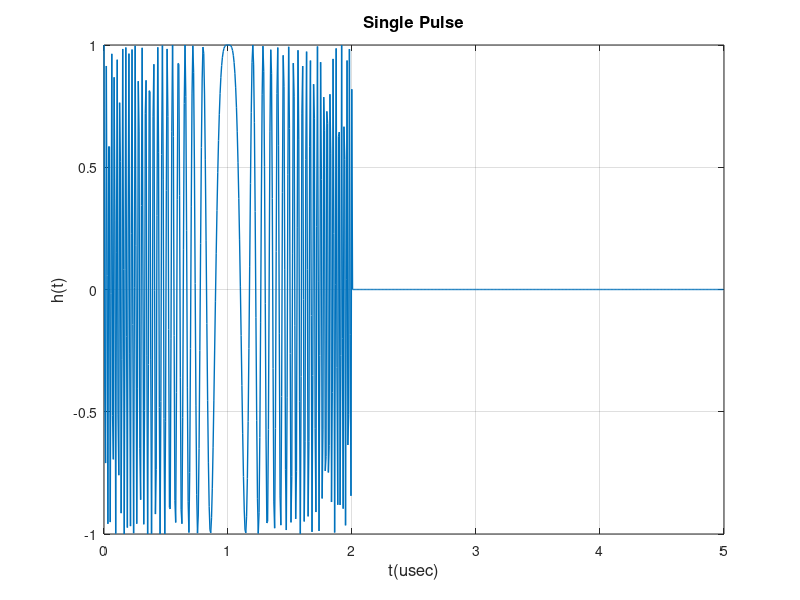
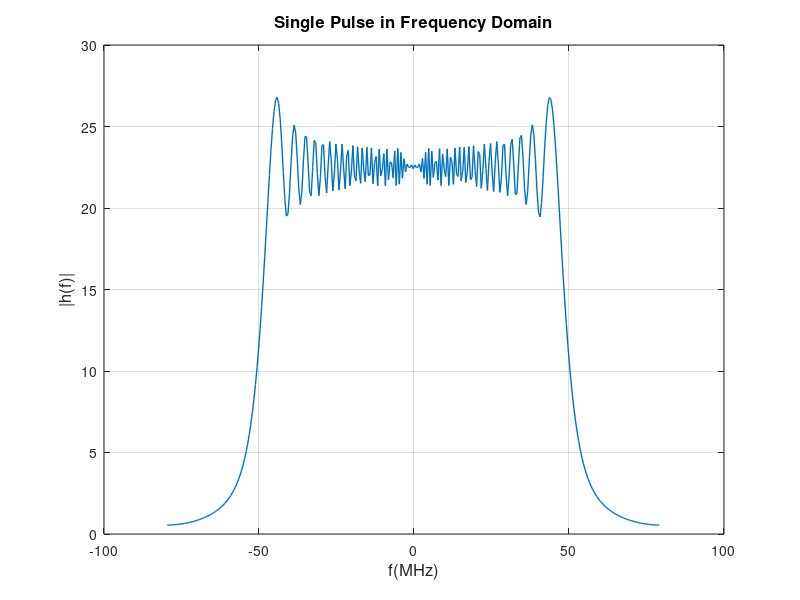

These charts were generated, in order, by the following MATLAB code: (Note: this script raises an error after producing the figures.)
clc;
close all;
clear all;

PRI = 5e-6 ; %5*10^-6 
PW = 2e-6 ; %2*10^-6 ;
CPI = 0.5e-3 ; %0.5*10^-3 ;
B = 100e6 ; %100*10^6 ; 
fc = 40e9 ; %40*10^9 ; 
R0 = 400 ;
v_target = 100;
c = 3e8;

Ws = 10*B ; % Stand in Nyquist
Ts = 2*pi / Ws;

Fs = 1/Ts ;
Num_PRI = CPI/PRI;
t = 0: Ts: Num_PRI*PRI ;


W = zeros(1, length(t));
W(t<PW) = 1;

size_Tx = sum(W==1);
size_PRI = sum (t<PRI);
w = zeros(1, length(t));
for n  = 0:Num_PRI-1 
    start_index = n*size_PRI + 1;
    last_index = n*size_PRI + size_Tx;
    w(start_index : last_index )= ones(1,size_Tx);
end

h_t = exp(1i*pi*(B/PW)*(t-PW/2).^2) .* w;
% Single Pulse in Time
figure(1);
plot(10^6*t(1:size_PRI),h_t(1:size_PRI),'LineWidth',1)
grid on;
xlabel('t(usec)','FontSize',12)
ylabel('h(t)','FontSize',12)
title('Single Pulse','FontSize',12)

% Pulse in Frequency domain
figure(2)
H = fftshift(fft(h_t(1:size_Tx)));
fshift = (-size_Tx/2:size_Tx/2-1)*(Fs/size_Tx); % zero-centered frequency range
% powershift = abs(H).^2/size_TR;     % zero-centered power
%plot(fshift,powershift)
plot(10^-6 * fshift,abs(H),'LineWidth',1)
grid on;
xlabel('f(MHz)','FontSize',12)
ylabel('|h(f)|','FontSize',12)
title('Single Pulse in Frequency Domain','FontSize',12)

% Autocorrelation for single pulse
figure(3)
autocorr(h_t(1:size_Tx))

% Pulse Train
figure(4);
plot(10^3*t , h_t, 'LineWidth',0.1)
grid on;
xlabel('t(msec)','FontSize',12)
ylabel('h(t)','FontSize',12)
title('Pulse Train','FontSize',12)

%%%%%%%%%%%%%%%%%%%%%%%%%%%%%%%%%
S_TX = h_t.*exp(1i*2*pi*fc*t);
delay = 2*(R0+v_target.*t)/c;

S_RX = h_t.*exp(1i*2*pi*fc*v_target*t/c);
% figure(22)
% % plot(t -(800/c),h_t)
% syms f(x)
% x= t;
% y=h_t;
% [~, index] = sort(x);
% F = griddedInterpolant(x(index), y(index));
% check = F(2*v_target/c  x);
% figure(22)
% plot(t,check)
% delay = 2*R0/c;
% scaled = 1-2*v_target/c;
% W = zeros(1, length(t));
% W(t<PRI) = 1;
% h_t_pulse = exp(1i*pi*(B/PW)*(scaled*t-delay -PW/2).^2) .* W;
% figure(110)
% plot(t(1:796),h_t_pulse(1:796))